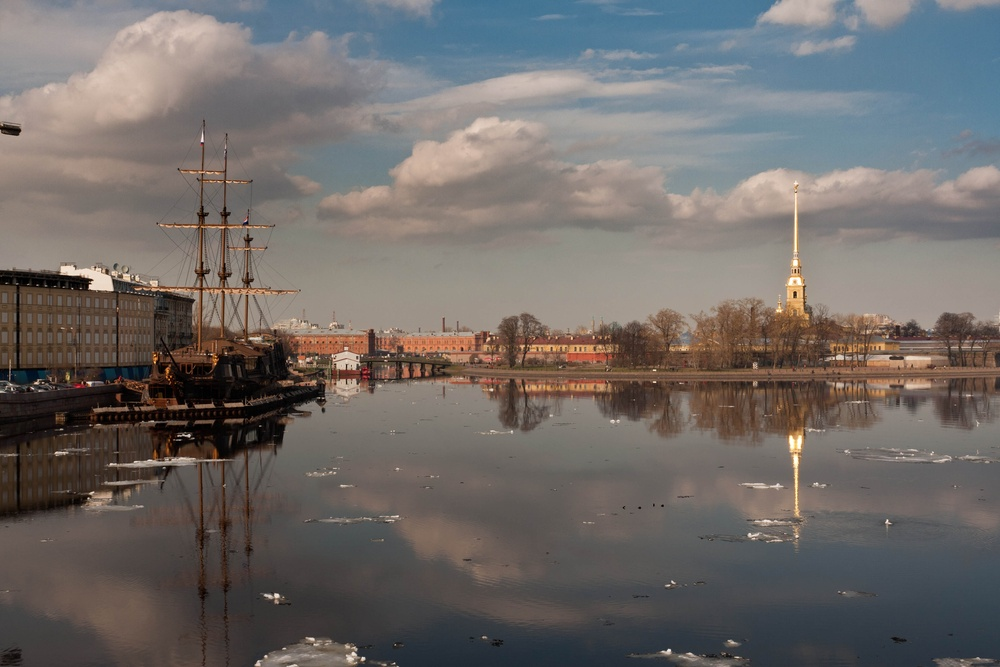
#> input picture data/opencv-stitching/boat1.jpg, 1000 x 667 px, shrunk from 3888 x 2592 before the run
$ python basic_image_stitcher.py
#> lines starting #> are read from the running program, lines starting #| are printed output that depends on the picture
### warpImages.py
import cv2
import numpy as np


def warp_images(img1, img2, H):
    h1, w1 = img1.shape[:2]
    h2, w2 = img2.shape[:2]

    corners1 = np.float32([[0, 0], [0, h1], [w1, h1], [w1, 0]]).reshape(-1, 1, 2)
    corners2 = np.float32([[0, 0], [0, h2], [w2, h2], [w2, 0]]).reshape(-1, 1, 2)
    warped_corners2 = cv2.perspectiveTransform(corners2, H)

    corners = np.concatenate((corners1, warped_corners2), axis=0)
    [xmin, ymin] = np.int32(corners.min(axis=0).ravel() - 0.5)
    [xmax, ymax] = np.int32(corners.max(axis=0).ravel() + 0.5)

    t = [-xmin, -ymin]
    Ht = np.array([[1, 0, t[0]], [0, 1, t[1]], [0, 0, 1]])

    warped_img2 = cv2.warpPerspective(img2, Ht @ H, (xmax - xmin, ymax - ymin))
    warped_img2[t[1]:h1 + t[1], t[0]:w1 + t[0]] = img1

    return warped_image_1, warped_image_2

### basic_image_stitcher.py
import cv2
import numpy as np
import cv2 as cv
import matplotlib.pyplot as plt

import warpImages

imagePath = './data/opencv-stitching/'
imageNames = ['boat1.jpg', 'boat2.jpg']
img1 = cv.imread(imagePath + imageNames[0])
#> img1 is the input picture: shape (667, 1000, 3); mean B, G, R 104, 106.6, 111.8
img2 = cv.imread(imagePath + imageNames[1])
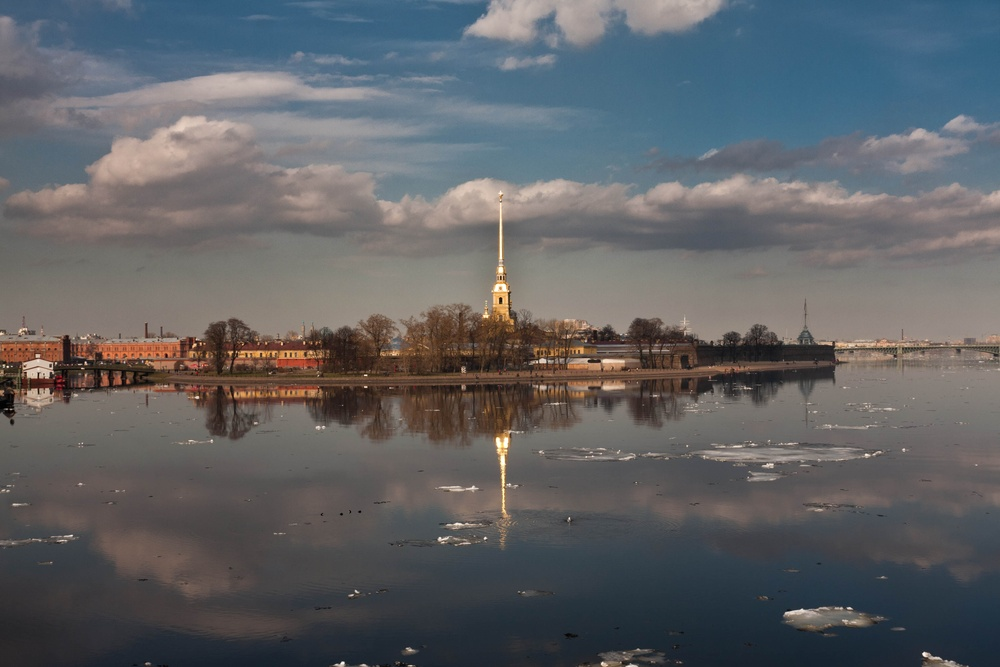
#> input picture data/opencv-stitching/boat2.jpg, 1000 x 667 px, shrunk from 3888 x 2592 before the run
#> img2 is the input picture: shape (667, 1000, 3); mean B, G, R 100.9, 98, 96.5

# Img to gray img
gray1 = cv.cvtColor(img1, cv.COLOR_BGR2GRAY)
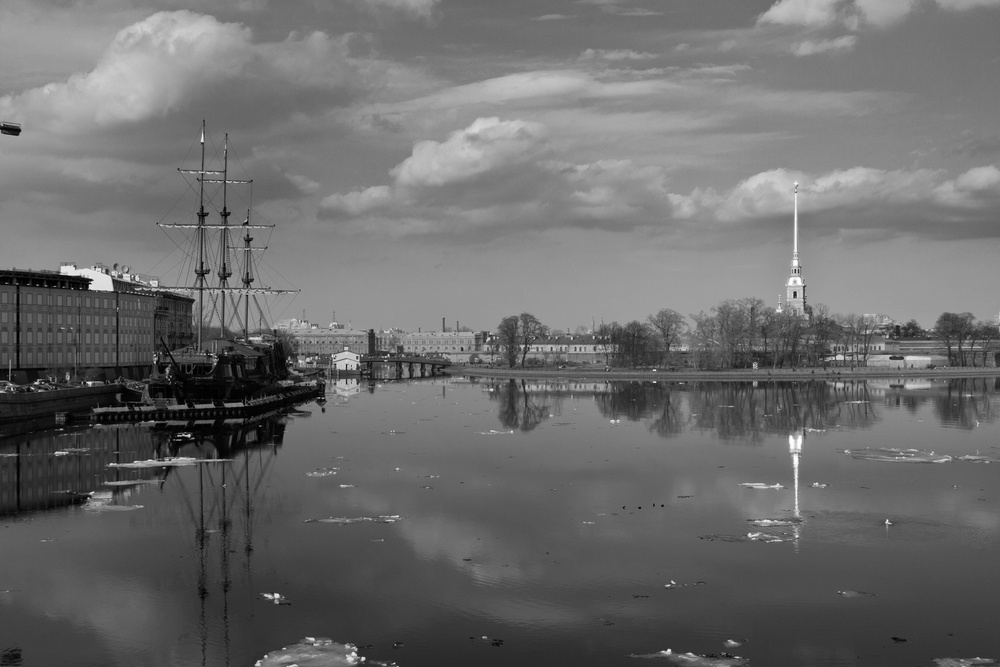
#> gray1: shape (667, 1000); min 0, max 254, mean 107.8
gray2 = cv.cvtColor(img2, cv.COLOR_BGR2GRAY)
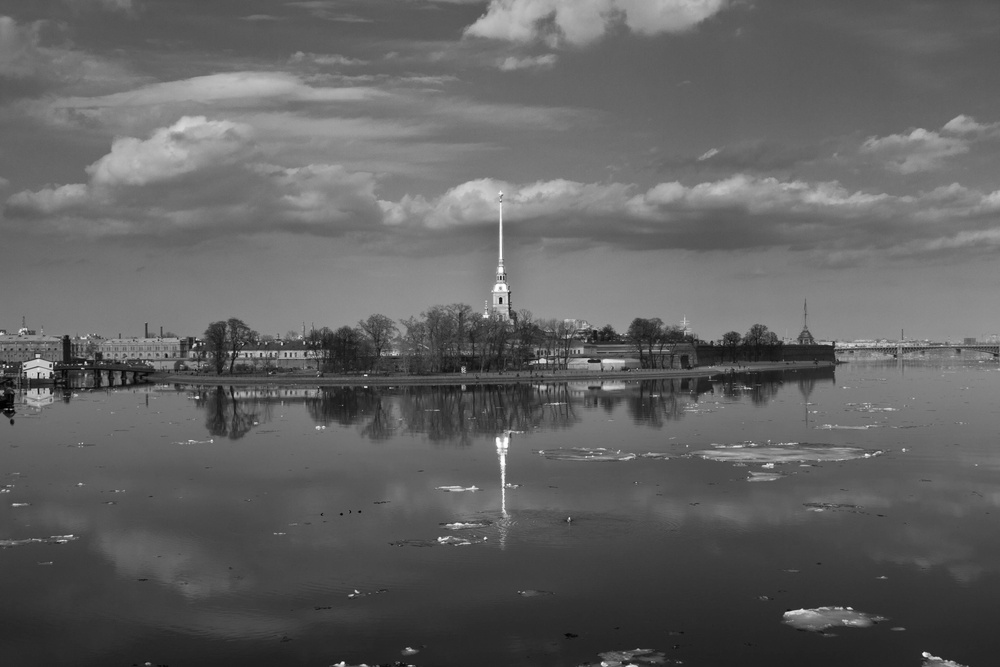
#> gray2: shape (667, 1000); min 0, max 254, mean 97.9

# Initialize SIFT detector
sift = cv.SIFT_create()

# Find the keypoints and descriptors with SIFT
kp1, des1 = sift.detectAndCompute(img1, None)
#> kp1 = 1818 keypoints; strongest (x, y, size): (189, 435, 2.3), (363, 659, 2.7), (277, 595, 3.3), (90, 383, 3.2)
kp2, des2 = sift.detectAndCompute(img2, None)
#> kp2 = 1294 keypoints; strongest (x, y, size): (924, 654, 3.2), (343, 663, 2.4), (500, 299, 2.7), (197, 397, 2.2)

# BFMatcher with default params (Brute-Force-Matcher)
bf = cv.BFMatcher()
matches = bf.knnMatch(des1, des2, k=2)
#> matches = 1818 matches

# Apply ratio test (Find best matches)
goodBF = []
for m, n in matches:
    if m.distance < 0.75 * n.distance:
        goodBF.append([m])
#> after the loop, goodBF = 554 matches

# cv.drawMatchesKnn expects list of lists as matches.
#img3 = cv.drawMatchesKnn(img1, kp1, img2, kp2, good, None, flags=cv.DrawMatchesFlags_NOT_DRAW_SINGLE_POINTS)
#plt.imshow(img3), plt.show()

# FLANN Matcher
FLANN_INDEX_KDTREE = 1
index_params = dict(algorithm=FLANN_INDEX_KDTREE, trees=5)
search_params = dict(checks=50)  # or pass empty dictionary
flann = cv.FlannBasedMatcher(index_params, search_params)
matches = flann.knnMatch(des1, des2, k=2)

# Need to draw only good matches, so create a mask
matchesMask = [[0, 0] for i in range(len(matches))]
#> matchesMask = 1818 pairs, first value 0 to 0, second value 0 to 0

# ratio test as per Lowe's paper
for i, (m, n) in enumerate(matches):
    if m.distance < 0.7 * n.distance:
        matchesMask[i] = [1, 0]
#> after the loop, matchesMask = 1818 pairs, first value 0 to 1, second value 0 to 0

# store all the good matches as per Lowe's ratio test.
good = []
for m,n in matches:
    if m.distance < 0.7*n.distance:
        good.append(m)
#> after the loop, good = 543 matches

draw_params = dict(matchColor=(0, 255, 0),
                   singlePointColor=(255, 0, 0),
                   matchesMask=matchesMask,
                   flags=cv.DrawMatchesFlags_DEFAULT)
#> draw_params = 4 items

# Plot Flann-matches
#img3 = cv.drawMatchesKnn(img1, kp1, img2, kp2, matches, None, **draw_params)
#plt.imshow(img3, ), plt.show()

MIN_MATCH_COUNT = 10

# If enough matches are found, we extract the locations of matched keypoints in both the images.
# They are passed to find the perspective transformation.
# Once we get this 3x3 transformation matrix,
# we use it to transform the corners of queryImage to corresponding points in trainImage. Then we draw it.
if len(good) > MIN_MATCH_COUNT:
    src_pts = np.float32([kp1[m.queryIdx].pt for m in good]).reshape(-1, 1, 2)
#> src_pts = 543 rows, first 8: [226.9, 420.7], [226.9, 420.7], [272.1, 434.4], [272.4, 593.8], [307.5, 341.9], [320.3, 341.8], [321.6, 369.6], [322.9, 375]
    dst_pts = np.float32([kp2[m.trainIdx].pt for m in good]).reshape(-1, 1, 2)
#> dst_pts = 543 rows, first 8: [797.7, 614.5], [797.7, 614.5], [433.6, 316.2], [504.3, 277.8], [22.87, 348.9], [22.87, 348.9], [9.87, 378.6], [11.5, 384.5]
    M, mask = cv.findHomography(src_pts, dst_pts, cv.RANSAC, 5.0)
#> M = [[1.24, 0.00323, -389.3], [0.0792, 1.15, -43.9], [0.000246, -6.38e-06, 1]]; mask = 543 values, max 1 at index 6, min 0 at index 0, mean 0.956
    result = warpImages.warp_images(img2, img1, M)
#> in warp_images, `warped_corners2 = cv2.perspectiveTransform(corners2, H)`: warped_corners2 = [[-389.3, -43.9], [-388.8, 728.3], [687, 647.8], [683, 28.31]]
#> in warp_images, `corners = np.concatenate((corners1, warped_corners2), axis=0)`: corners = [[0, 0], [0, 667], [1000, 667], [1000, 0], [-389.3, -43.9], [-388.8, 728.3], [687, 647.8], [683, 28.31]]
#> in warp_images, `[xmin, ymin] = np.int32(corners.min(axis=0).ravel() - 0.5)`: xmin = -389; ymin = -44
#> in warp_images, `[xmax, ymax] = np.int32(corners.max(axis=0).ravel() + 0.5)`: xmax = 1000; ymax = 728
#> in warp_images, `t = [-xmin, -ymin]`: t = [389, 44]
#> in warp_images, `Ht = np.array([[1, 0, t[0]], [0, 1, t[1]], [0, 0, 1]])`: Ht = [[1, 0, 389], [0, 1, 44], [0, 0, 1]]
#> in warp_images, `warped_img2 = cv2.warpPerspective(img2, Ht @ H, (xmax - xmin, ymax - y..`:
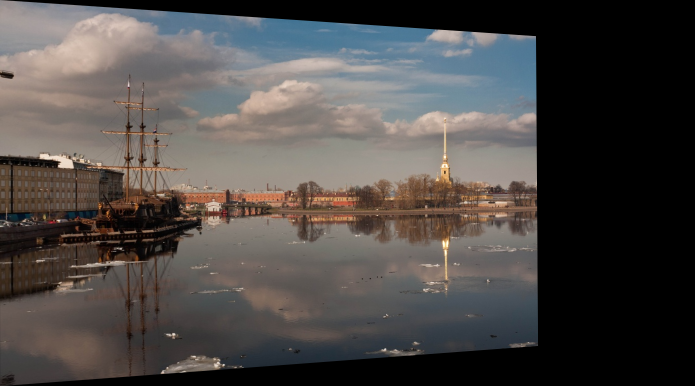
#> warped_img2: shape (772, 1389, 3) (shown at 1/2 size); mean B, G, R 71, 73.2, 77.4
#> in warp_images, `warped_img2[t[1]:h1 + t[1], t[0]:w1 + t[0]] = img1`:
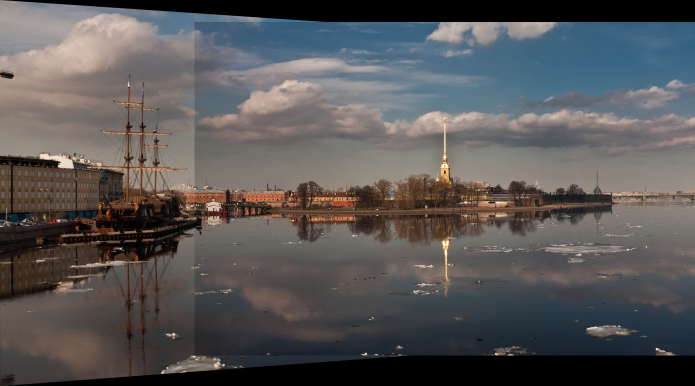
#> warped_img2: shape (772, 1389, 3) (shown at 1/2 size); mean B, G, R 86.8, 86.5, 88.5
#> (the run stopped early here; a loop or call above may not have finished)
